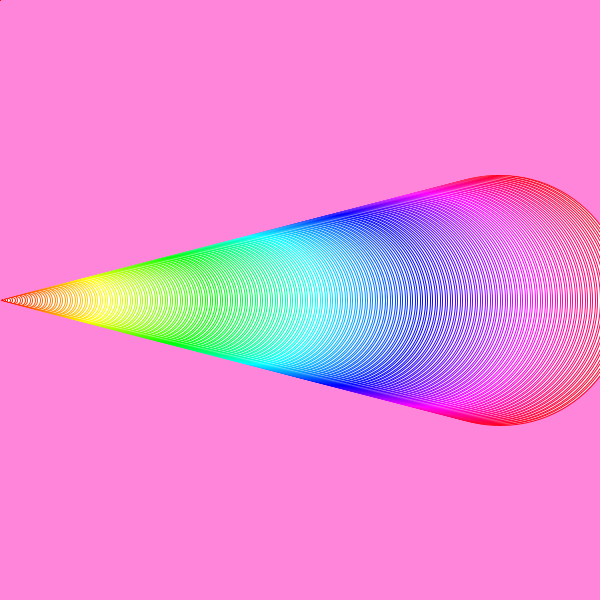
Frame 1 (no input)
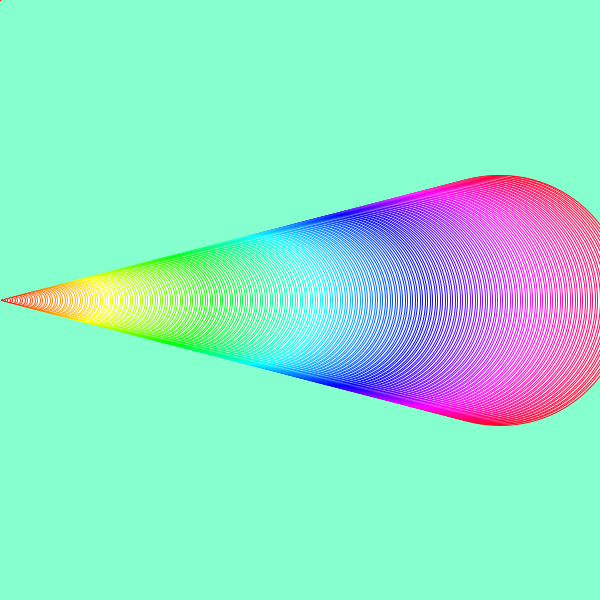
Frame 60 (the mouse pressed at the canvas centre just before this capture)
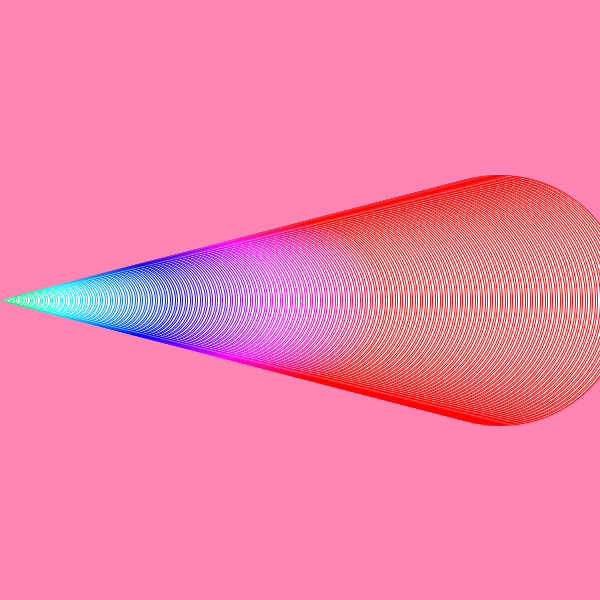
Frame 120 (the mouse held since frame 60 and released just before this capture)

The Processing sketch that drew these frames (run headless with seeded random() and noise(); from frame 60 on, the mouse is pressed at the canvas centre):

// Processing sketch: processing_185676
// ── processing_185676.pde

float i = 0;
void setup () {
  size(600, 600);
  colorMode(HSB);
  noStroke();
  

}
void draw() {
  i=i+0.002;
  float aleatorio = random(0, 250);
  
  float fondo =(127*sin(i))+127;
  float fondob=(127*sin(i+PI))+127;
  background ((aleatorio)+fondo/2, 122, 255);
  for (int i = 500;i>0;i=i-2) {


    stroke((i/2)+(pmouseX/3), 255, 255);
    ellipse(i, 300, i/2, i/2);
    
    
 
    line(mouseX, mouseY, pmouseX, pmouseY);
  

  }
}
